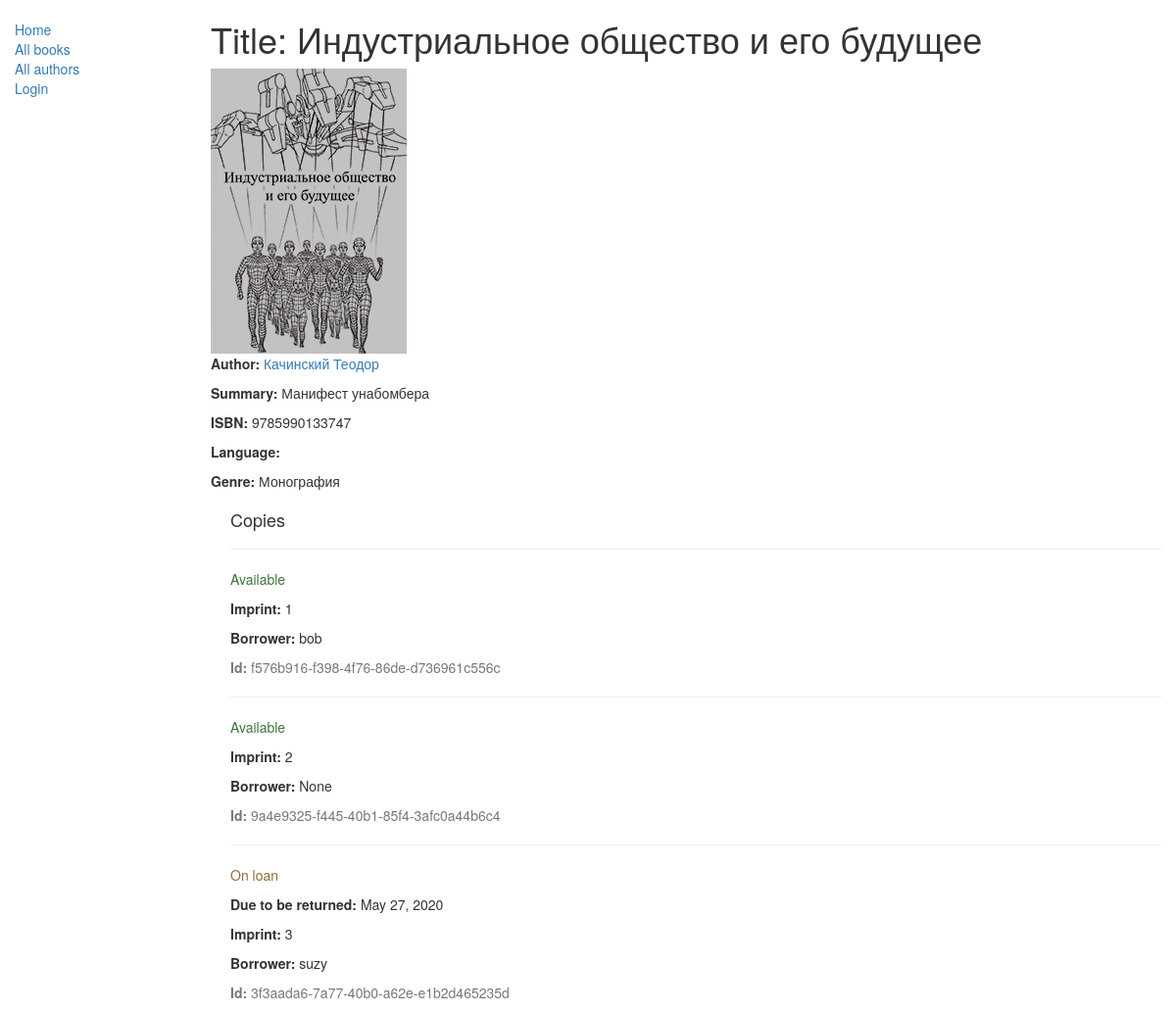
/catalog/book/1, run on the app's committed database.
### catalog/models.py (models this page shows, shortened)
class Book(models.Model):
    title = models.CharField(max_length=200)
    image = models.ImageField(null=True, blank=True)
    author = models.ForeignKey('Author', on_delete=models.SET_NULL, null=True)
    summary = models.TextField(max_length=1000, help_text="Enter a brief description of the book")
    isbn = models.CharField('ISBN', max_length=13,
                            help_text='13 Character <a href="https://www.isbn-international.org/content/what-isbn">ISBN number</a>')
    genre = models.ManyToManyField(Genre, help_text="Select a genre for this book")
    def display_genre(self):
        """
        Creates a string for the Genre. This is required to display genre in Admin.
        """
        return ', '.join([genre.name for genre in self.genre.all()[:3]])
    display_genre.short_description = 'Genre'

class Author(models.Model):
    first_name = models.CharField(max_length=100)
    last_name = models.CharField(max_length=100)
    date_of_birth = models.DateField(null=True, blank=True)
    date_of_death = models.DateField('Died', null=True, blank=True)
    def __str__(self):
        return '%s %s' % (self.last_name, self.first_name)
    class Meta:
        ordering = ['last_name']

class Genre(models.Model):
    name = models.CharField(max_length=200, help_text="Enter a book genre (e.g. Science Fiction, French Poetry etc.)")
    def __str__(self):
        return self.name

class BookInstance(models.Model):
    id = models.UUIDField(primary_key=True, default=uuid.uuid4,
                          help_text="Unique ID for this particular book across whole library")
    book = models.ForeignKey('Book', on_delete=models.SET_NULL, null=True)
    imprint = models.CharField(max_length=200)
    due_back = models.DateField(null=True, blank=True)
    borrower = models.ForeignKey(User, on_delete=models.SET_NULL, null=True, blank=True)
    LOAN_STATUS = (
        ('m', 'Maintenance'),
        ('o', 'On loan'),
        ('a', 'Available'),
        ('r', 'Reserved'),
    )
    status = models.CharField(max_length=1, choices=LOAN_STATUS, blank=True, default='m', help_text='Book availability')
    class Meta:
        ordering = ["due_back"]
    class Meta:
        permissions = (("can_mark_returned", "Set book as returned"),)

### catalog/views.py (the view, shortened to what this page needs)
# urls.py: url(r'^book/(?P<pk>\d+)$', BookDetailView.as_view(), name='book-detail'),
class BookDetailView(generic.DetailView):
    model = Book

### catalog/templates/catalog/book_detail.html
{% extends "template.html" %}
{% block content %}
  <h1>Title: {{ book.title }}</h1>
  <a href="#"><img class="img-responsive" src={{ book.image.url }} alt=""></a>
  <p><strong>Author:</strong> <a href="{% url 'author-detail' book.author.pk %}">{{ book.author }}</a></p>
  <p><strong>Summary:</strong> {{ book.summary }}</p>
  <p><strong>ISBN:</strong> {{ book.isbn }}</p>
  <p><strong>Language:</strong> {{ book.language }}</p>
  <p><strong>Genre:</strong> {% for genre in book.genre.all %} {{ genre }}{% if not forloop.last %}, {% endif %}{% endfor %}</p>
  <div style="margin-left:20px;margin-top:20px">
    <h4>Copies</h4>
    {% for copy in book.bookinstance_set.all %}
    <hr>
    <p class="{% if copy.status == 'a' %}text-success{% elif copy.status == 'd' %}text-danger{% else %}text-warning{% endif %}">{{ copy.get_status_display }}</p>
    {% if copy.status != 'a' %}<p><strong>Due to be returned:</strong> {{copy.due_back}}</p>{% endif %}
    <p><strong>Imprint:</strong> {{copy.imprint}}</p>
    <p><strong>Borrower:</strong> {{ copy.borrower }}</p>
    <p class="text-muted"><strong>Id:</strong> {{copy.id}}</p>
    {% endfor %}
  </div>
{% endblock %}

### catalog/templates/template.html (shortened to what this page needs)
<!DOCTYPE html>
<html lang="en">
<head>
  <link rel="stylesheet" href="https://maxcdn.bootstrapcdn.com/bootstrap/3.3.7/css/bootstrap.min.css">
  {% load static %}
  <link rel="stylesheet" href="{% static 'css/styles.css' %}">
</head>
<body>
  <div class="container-fluid">
    <div class="row">
      <div class="col-sm-2">
      {% block sidebar %}
          <ul class="sidebar-nav">
              <li><a href="{% url 'index' %}">Home</a></li>
              <li><a href="{% url 'books' %}">All books</a></li>
              <li><a href="{% url 'authors' %}">All authors</a></li>
            {% if user.is_staff %}
              <li>User: {{ user.get_username }}</li>
              <li><a href="{% url 'my-borrowed' %}">My Borrowed</a></li>
              <li><a href="{% url 'borrowed-books' %}">Borrowed books</a></li>
              <li><a href="{% url 'logout'%}?next={{request.path}}">Logout</a></li>
            {% elif user.is_authenticated %}
              <li>User: {{ user.get_username }}</li>
              <li><a href="{% url 'my-borrowed' %}">My Borrowed</a></li>
              <li><a href="{% url 'logout'%}?next={{request.path}}">Logout</a></li>
          {% else %}
            <li><a href="{% url 'login'%}?next={{request.path}}">Login</a></li>
          {% endif %}
      </ul>
     {% endblock %}
      </div>
      <div class="col-sm-10 ">
      {% block content %}{% endblock %}
      </div>
    </div>
  </div>
</body>
</html>

### catalog/static/css/styles.css (style rules this page uses)
.sidebar-nav { margin-top: 20px; padding: 0; list-style: none; }

### data on the page
Book: title "Индустриальное общество и его будущее", image (picture), author "Качинский Теодор", summary "Манифест унабомбера", isbn "9785990133747"
Genre: name "Монография"
BookInstance: status "Available", imprint "1", borrower "bob", id "f576b916-f398-4f76-86de-d736961c556c"
BookInstance: status "Available", imprint "2", borrower "None", id "9a4e9325-f445-40b1-85f4-3afc0a44b6c4"
BookInstance: status "On loan", due_back "May 27, 2020", imprint "3", borrower "suzy", id "3f3aada6-7a77-40b0-a62e-e1b2d465235d"
